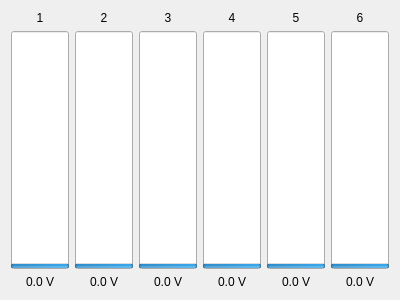
<?xml version="1.0" encoding="UTF-8"?>
<ui version="4.0">
 <class>CellMonitorDialog</class>
 <widget class="QDialog" name="CellMonitorDialog">
  <property name="geometry">
   <rect>
    <x>0</x>
    <y>0</y>
    <width>400</width>
    <height>300</height>
   </rect>
  </property>
  <property name="windowTitle">
   <string>Cell Monitor</string>
  </property>
  <layout class="QHBoxLayout" name="horizontalLayout">
   <item>
    <layout class="QVBoxLayout" name="verticalLayout">
     <item>
      <widget class="QLabel" name="label">
       <property name="text">
        <string>1</string>
       </property>
       <property name="alignment">
        <set>Qt::AlignCenter</set>
       </property>
      </widget>
     </item>
     <item>
      <widget class="QProgressBar" name="progressBar">
       <property name="sizePolicy">
        <sizepolicy hsizetype="Preferred" vsizetype="Expanding">
         <horstretch>0</horstretch>
         <verstretch>0</verstretch>
        </sizepolicy>
       </property>
       <property name="maximum">
        <number>4400</number>
       </property>
       <property name="value">
        <number>24</number>
       </property>
       <property name="orientation">
        <enum>Qt::Vertical</enum>
       </property>
      </widget>
     </item>
     <item>
      <widget class="QLabel" name="label_2">
       <property name="text">
        <string>0.0 V</string>
       </property>
       <property name="alignment">
        <set>Qt::AlignCenter</set>
       </property>
      </widget>
     </item>
    </layout>
   </item>
   <item>
    <layout class="QVBoxLayout" name="verticalLayout_2">
     <item>
      <widget class="QLabel" name="label_3">
       <property name="text">
        <string>2</string>
       </property>
       <property name="alignment">
        <set>Qt::AlignCenter</set>
       </property>
      </widget>
     </item>
     <item>
      <widget class="QProgressBar" name="progressBar_2">
       <property name="sizePolicy">
        <sizepolicy hsizetype="Preferred" vsizetype="Expanding">
         <horstretch>0</horstretch>
         <verstretch>0</verstretch>
        </sizepolicy>
       </property>
       <property name="maximum">
        <number>4400</number>
       </property>
       <property name="value">
        <number>24</number>
       </property>
       <property name="orientation">
        <enum>Qt::Vertical</enum>
       </property>
      </widget>
     </item>
     <item>
      <widget class="QLabel" name="label_4">
       <property name="text">
        <string>0.0 V</string>
       </property>
       <property name="alignment">
        <set>Qt::AlignCenter</set>
       </property>
      </widget>
     </item>
    </layout>
   </item>
   <item>
    <layout class="QVBoxLayout" name="verticalLayout_3">
     <item>
      <widget class="QLabel" name="label_5">
       <property name="text">
        <string>3</string>
       </property>
       <property name="alignment">
        <set>Qt::AlignCenter</set>
       </property>
      </widget>
     </item>
     <item>
      <widget class="QProgressBar" name="progressBar_3">
       <property name="sizePolicy">
        <sizepolicy hsizetype="Preferred" vsizetype="Expanding">
         <horstretch>0</horstretch>
         <verstretch>0</verstretch>
        </sizepolicy>
       </property>
       <property name="maximum">
        <number>4400</number>
       </property>
       <property name="value">
        <number>24</number>
       </property>
       <property name="orientation">
        <enum>Qt::Vertical</enum>
       </property>
      </widget>
     </item>
     <item>
      <widget class="QLabel" name="label_6">
       <property name="text">
        <string>0.0 V</string>
       </property>
       <property name="alignment">
        <set>Qt::AlignCenter</set>
       </property>
      </widget>
     </item>
    </layout>
   </item>
   <item>
    <layout class="QVBoxLayout" name="verticalLayout_4">
     <item>
      <widget class="QLabel" name="label_7">
       <property name="text">
        <string>4</string>
       </property>
       <property name="alignment">
        <set>Qt::AlignCenter</set>
       </property>
      </widget>
     </item>
     <item>
      <widget class="QProgressBar" name="progressBar_4">
       <property name="sizePolicy">
        <sizepolicy hsizetype="Preferred" vsizetype="Expanding">
         <horstretch>0</horstretch>
         <verstretch>0</verstretch>
        </sizepolicy>
       </property>
       <property name="maximum">
        <number>4400</number>
       </property>
       <property name="value">
        <number>24</number>
       </property>
       <property name="orientation">
        <enum>Qt::Vertical</enum>
       </property>
      </widget>
     </item>
     <item>
      <widget class="QLabel" name="label_8">
       <property name="text">
        <string>0.0 V</string>
       </property>
       <property name="alignment">
        <set>Qt::AlignCenter</set>
       </property>
      </widget>
     </item>
    </layout>
   </item>
   <item>
    <layout class="QVBoxLayout" name="verticalLayout_5">
     <item>
      <widget class="QLabel" name="label_9">
       <property name="text">
        <string>5</string>
       </property>
       <property name="alignment">
        <set>Qt::AlignCenter</set>
       </property>
      </widget>
     </item>
     <item>
      <widget class="QProgressBar" name="progressBar_5">
       <property name="sizePolicy">
        <sizepolicy hsizetype="Preferred" vsizetype="Expanding">
         <horstretch>0</horstretch>
         <verstretch>0</verstretch>
        </sizepolicy>
       </property>
       <property name="maximum">
        <number>4400</number>
       </property>
       <property name="value">
        <number>24</number>
       </property>
       <property name="orientation">
        <enum>Qt::Vertical</enum>
       </property>
      </widget>
     </item>
     <item>
      <widget class="QLabel" name="label_10">
       <property name="text">
        <string>0.0 V</string>
       </property>
       <property name="alignment">
        <set>Qt::AlignCenter</set>
       </property>
      </widget>
     </item>
    </layout>
   </item>
   <item>
    <layout class="QVBoxLayout" name="verticalLayout_6">
     <item>
      <widget class="QLabel" name="label_11">
       <property name="text">
        <string>6</string>
       </property>
       <property name="alignment">
        <set>Qt::AlignCenter</set>
       </property>
      </widget>
     </item>
     <item>
      <widget class="QProgressBar" name="progressBar_6">
       <property name="sizePolicy">
        <sizepolicy hsizetype="Preferred" vsizetype="Expanding">
         <horstretch>0</horstretch>
         <verstretch>0</verstretch>
        </sizepolicy>
       </property>
       <property name="maximum">
        <number>4400</number>
       </property>
       <property name="value">
        <number>24</number>
       </property>
       <property name="orientation">
        <enum>Qt::Vertical</enum>
       </property>
      </widget>
     </item>
     <item>
      <widget class="QLabel" name="label_12">
       <property name="text">
        <string>0.0 V</string>
       </property>
       <property name="alignment">
        <set>Qt::AlignCenter</set>
       </property>
      </widget>
     </item>
    </layout>
   </item>
  </layout>
 </widget>
 <resources/>
 <connections/>
</ui>
